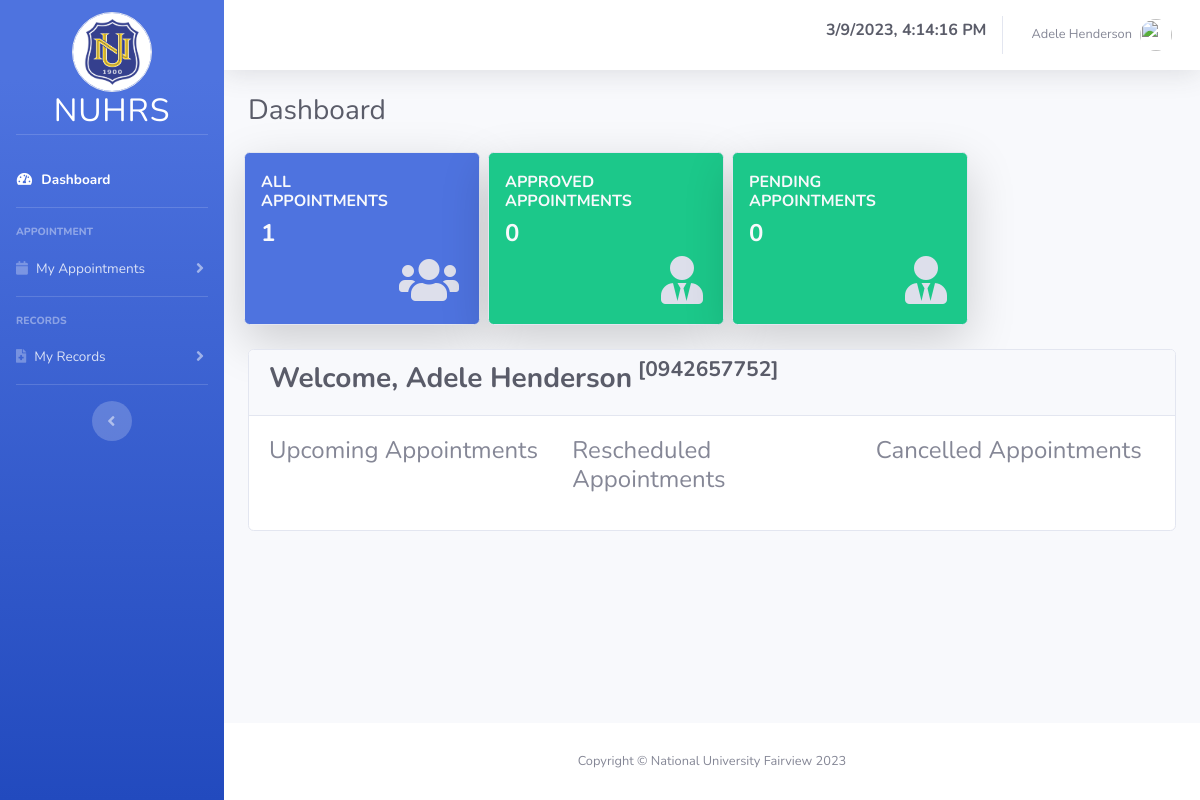
The app's page /student/dashboard.php (signed in) with its own data.
### tables this page shows
CREATE TABLE `users` (
  `id` int(11) NOT NULL,
  `user_type_id` int(11) NOT NULL,
  `firstName` varchar(25) NOT NULL,
  `middleName` varchar(25) DEFAULT NULL,
  `lastName` varchar(25) NOT NULL,
  `password` varchar(255) NOT NULL,
  `email_address` varchar(45) NOT NULL,
  `profile_img` varchar(255) DEFAULT NULL
);

CREATE TABLE `students` (
  `id` int(11) NOT NULL,
  `userID` int(11) NOT NULL,
  `student_id_number` varchar(45) NOT NULL,
  `birthdate` date NOT NULL,
  `province` varchar(50) NOT NULL,
  `city_municipality` varchar(50) NOT NULL,
  `barangay` varchar(50) NOT NULL,
  `courseID` int(11) NOT NULL COMMENT 'FK for lookup table',
  `nationality` varchar(15) NOT NULL COMMENT 'FK for lookup',
  `year` varchar(20) NOT NULL COMMENT 'FK for lookup',
  `section` varchar(20) NOT NULL COMMENT 'FK for lookup',
  `sex` varchar(15) NOT NULL COMMENT 'FK for lookup',
  `contact_number` varchar(25) NOT NULL,
  `religion` varchar(25) NOT NULL COMMENT 'FK for lookup',
  `age` int(11) NOT NULL,
  `emergency_contact_number` varchar(25) NOT NULL,
  `emergency_address` varchar(100) NOT NULL,
  `emergency_relationship` varchar(25) NOT NULL,
  `emergency_person_name` varchar(100) NOT NULL,
  `status` varchar(15) NOT NULL
);

### student/dashboard.php (the view, shortened to what this page needs)
<?php
include_once("layouts/header-sidebar.php");
$selectAllMyAppointments = mysqli_query($conn,"SELECT * FROM appointment WHERE student_id='$active_student_id'");
$selectAllMyAppointments = $selectAllMyAppointments->num_rows;
$selectMyPendingAppointments = mysqli_query($conn,"SELECT * FROM appointment WHERE student_id='$active_student_id' AND status='Pending'");
$selectMyPendingAppointments = $selectMyPendingAppointments->num_rows;
$selectMyApprovedAppointments = mysqli_query($conn,"SELECT * FROM appointment WHERE student_id='$active_student_id' AND status='Approved'");
$selectMyApprovedAppointments = $selectMyApprovedAppointments->num_rows;
?>
<div class="container-fluid">
    <div class="d-sm-flex align-items-center justify-content-between mb-4">
        <h1 class="h3 mb-0 text-gray-800">Dashboard</h1>
    </div>
    <div class="row  d-flex-align-items-center justify-content-start pl-2 mb-4">
        <div class="col-md-3 bg bg-primary  border rounded py-3 mr-2 shadow shadow-lg">
           <div class="row p-1 d-flex align-items-center justify-content-between">
            <div class="col-md-9">
                <h6 class="font-weight-bold text-light">ALL APPOINTMENTS</h6>
                <p class="text-light font-weight-bold h4"><?php echo $selectAllMyAppointments; ?></p>
            </div>
            <div class="col d-flex align-items-center justify-content-end pr-3">
                <i class="fas fa-users fa-3x text-gray-300"></i>
            </div>
           </div>
        </div>
        <div class="col-md-3 bg bg-success  border rounded py-3 mr-2 shadow shadow-lg">
           <div class="row p-1 d-flex align-items-center justify-content-between">
            <div class="col-md-9">
                <h6 class="font-weight-bold text-light">APPROVED APPOINTMENTS</h6>
                <p class="text-light font-weight-bold h4"><?php echo $selectMyApprovedAppointments; ?></p>
            </div>
            <div class="col d-flex align-items-center justify-content-end pr-3">
                <i class="fas fa-user-tie fa-3x text-gray-300"></i>
            </div>
           </div>
        </div>
        <div class="col-md-3 bg bg-success  border rounded py-3 mr-2 shadow shadow-lg">
           <div class="row p-1 d-flex align-items-center justify-content-between">
            <div class="col-md-9">
                <h6 class="font-weight-bold text-light">PENDING APPOINTMENTS</h6>
                <p class="text-light font-weight-bold h4"><?php echo $selectMyPendingAppointments; ?></p>
            </div>
            <div class="col d-flex align-items-center justify-content-end pr-3">
                <i class="fas fa-user-tie fa-3x text-gray-300"></i>
            </div>
           </div>
        </div>
    </div>
    <div class="row">
        <div class="col">
            <div class="card">
                <div class="card-header">
                    <h3 class="text-dark font-weight-bold">Welcome, <?php echo $active_firstname." ".$active_lastname ?><sup> [<?php echo $active_student_id_number ?>]</sup></h3>
                </div>
                <div class="card-body">
                    <div class="row">
                        <div class="col">
                            <h4>Upcoming Appointments</h4>
                        </div>
                        <div class="col">
                        <h4>Rescheduled Appointments</h4>
                        </div>
                        <div class="col">
                            <h4>Cancelled Appointments</h4>
                        </div>
                    </div>
                </div>
            </div>
        </div>
    </div>
</div>
<?php include_once("layouts/footer.php") ?>

### student/layouts/header-sidebar.php (shortened to what this page needs)
<?php
$db = new DatabaseConnection();
$conn = $db->conn;
$active_id = $_SESSION['active_user_id'];
$geActiveInfo = mysqli_query($conn, "SELECT *, users.id AS user_id FROM users INNER JOIN students ON users.id = students.userID WHERE users.id='$active_id'");
while ($row = $geActiveInfo->fetch_assoc()) {
    $active_id = $row['user_id'];
    $active_firstname = $row['firstName'];
    $active_lastname = $row['lastName'];
    $active_student_id_number = $row['student_id_number'];
    $active_avatar = $row['profile_img'];
}
$get_active_student_id = mysqli_query($conn, "SELECT id FROM students WHERE userID='$active_id'");
$get_active_student_id = $get_active_student_id->fetch_assoc();
$active_student_id = $get_active_student_id['id'];
?>
<!DOCTYPE html>
<html lang="en">
<head>
    <link href="../vendor/fontawesome-free/css/all.min.css" rel="stylesheet" type="text/css">
    <link href="../css/sb-admin-2.min.css" rel="stylesheet">
    <link rel="stylesheet" href="https://cdn.datatables.net/1.13.1/css/dataTables.bootstrap4.min.css">
<link rel="stylesheet" href="https://cdnjs.cloudflare.com/ajax/libs/bootstrap-datepicker/1.9.0/css/bootstrap-datepicker3.min.css">
</head>
<body id="page-top">
    <div id="wrapper">
        <ul class="navbar-nav bg-gradient-primary sidebar sidebar-dark accordion" id="accordionSidebar">
            <a class="sidebar-brand d-flex align-items-center justify-content-center mt-3" href="dashboard.php">
                <div class="sidebar-brand-icon d-flex flex-column mt-5 align-items-center">
                    <img src="../images/nulogo.png" alt="LOGO" height="80" width="80" class="border rounded-circle">
                    <div class="sidebar-brand-text mx-3 h2">NUHRS</div>
                </div>
            </a>
            <hr class="sidebar-divider mt-5">
            <li class="nav-item active">
                <a class="nav-link" href="dashboard.php">
                    <i class="fas fa-fw fa-tachometer-alt"></i>
                    <span>Dashboard</span></a>
            </li>
            <hr class="sidebar-divider">
            <div class="sidebar-heading">
                APPOINTMENT
            </div>
            <li class="nav-item">
                <a class="nav-link collapsed" href="#" data-toggle="collapse" data-target="#collapseTwo" aria-expanded="true" aria-controls="collapseTwo">
                    <i class="fas fa-calendar"></i>
                    <span>My Appointments</span>
                </a>
            </li>
            <hr class="sidebar-divider">
            <div class="sidebar-heading">
                RECORDS
            </div>
            <li class="nav-item">
                <a class="nav-link collapsed" href="#" data-toggle="collapse" data-target="#collapseUtilities" aria-expanded="true" aria-controls="collapseUtilities">
                    <i class="fas fa-file-medical"></i>
                    <span>My Records</span>
                </a>
            </li>
            <hr class="sidebar-divider">
            <div class="text-center d-none d-md-inline">
                <button class="rounded-circle border-0" id="sidebarToggle"></button>
            </div>
        </ul>
        <div id="content-wrapper" class="d-flex flex-column">
            <div id="content">
                <nav class="navbar navbar-expand navbar-light bg-white topbar mb-4 static-top shadow">
                    <ul class="navbar-nav ml-auto">
                        <div class="d-flex align-items-center justify-content-center">
                        <h6 id="clock" class="text-center d-flex align-items-center justify-content-center text-dark font-weight-bold"></h6>
                        </div>
                        <li class="nav-item dropdown no-arrow">
                            <a class="nav-link dropdown-toggle" href="#" id="userDropdown" role="button" data-toggle="dropdown" aria-haspopup="true" aria-expanded="false">
                                <span class="mr-2 d-none d-lg-inline text-gray-600 small"><?php echo $active_firstname . " " . $active_lastname ?></span>
                                <?php
                                if (empty($active_avatar)) {?>
                                    <img class="img-profile rounded-circle" src="http://ssl.gstatic.com/accounts/ui/avatar_2x.png">
                                <?php } else {?>
                                    <img class="img-profile rounded-circle" src="../Controller/user_avatars/<?php echo $active_avatar ?>">
                                <?php } ?>
                            </a>
                        </li>
                    </ul>
                </nav>

### records on screen
users: firstName "Adele", lastName "Henderson"
students: student_id_number "0942657752"

### other values on screen
$selectAllMyAppointments "1"
$selectMyApprovedAppointments "0"
$selectMyPendingAppointments "0"
